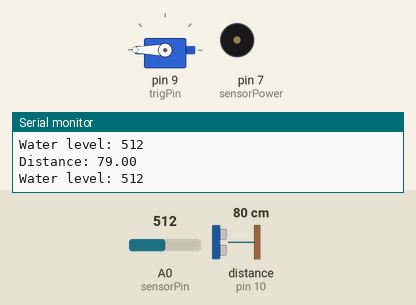
Simulated run of this sketch. Board: Arduino Uno, built with avr-gcc and run on an emulated ATmega328P. On the bench: servo, buzzer (waves = sounding), the last lines printed to the serial monitor. Inputs (shaded band) come from the test bench; at power-on: distance to the obstacle (sensor on pin 10) 80 cm, A0 (sensorPin) = 512. The echo pulse lasts 58.3 µs per cm.

Above: at 1.8 s.
1.9 s: distance to the obstacle (sensor on pin 10) set to 7 cm
3.4 s: distance to the obstacle (sensor on pin 10) set to 4 cm
7.6 s: A0 (sensorPin) set to 75
11.1 s: A0 (sensorPin) set to 64
At 13.9 s:
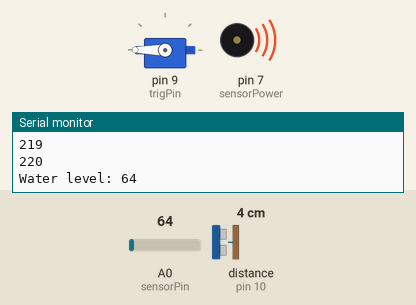
15.3 s: A0 (sensorPin) set to 80
At 17.3 s:
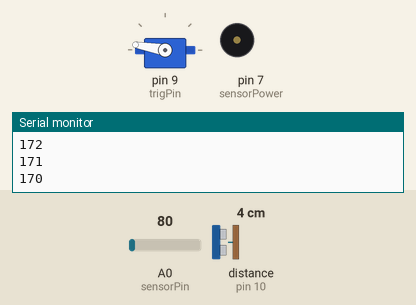
18.8 s: A0 (sensorPin) set to 60
At 21.1 s:
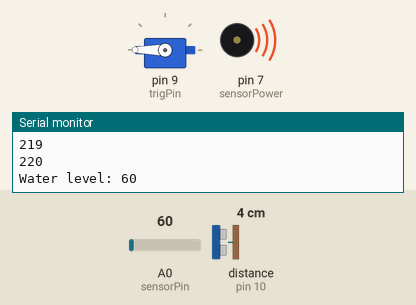
Timing chart, 0 to 23.8 s (numbered marks = the images above; inputs shaded):
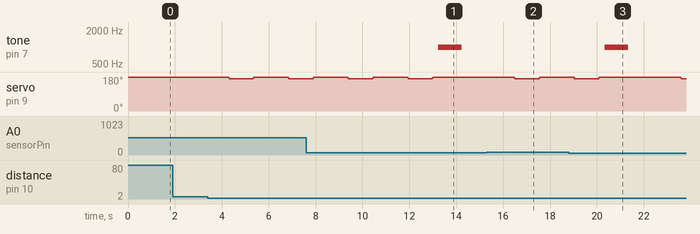

Measured:
- the behaviour switches between 70 and 69 on A0 (sensorPin) (found by bisection; images 0 and 1)
- after the input at 11.1 s, tone on pin 7 (sensorPower): silent → 1000 Hz after 2.1 s, → silent 1.0 s later; servo on pin 9 (trigPin): goes on until 13.0 s, then stays 180°
- after the input at 15.3 s, tone on pin 7 (sensorPower): stays silent (without the input it goes to 1000 Hz after 2.5 s)
- after the input at 18.8 s, tone on pin 7 (sensorPower): silent → 1000 Hz after 1.5 s, → silent 1.0 s later

The sketch:

aquarium.ino
```cpp
#define sensorPower 7
#define sensorPin A0
#define buzzer 7
#include<Servo.h>
Servo Myservo;
const int trigPin = 9;
const int echoPin = 10;

float duration, distance;

// Value for storing water level
int val = 0;

void setup() {
  pinMode(buzzer, OUTPUT);
    pinMode(trigPin, OUTPUT);
  pinMode(echoPin, INPUT);
  Serial.begin(9600);
  Myservo.attach(9);
  // Set D7 as an OUTPUT
  pinMode(sensorPower, OUTPUT);

  // Set to LOW so no power flows through the sensor
  digitalWrite(sensorPower, LOW);

  Serial.begin(9600);
}

void loop(){
  Myservo.write(220);
  //get the reading from the function below and print it
  int level = readSensor();
  int value=level;
  Serial.print("Water level: ");
  Serial.println(level);
  if (value<70){
tone(buzzer, 1000); // Send 1KHz sound signal...
  delay(1000);        // ...for 1 sec
  noTone(buzzer);     // Stop sound...
  delay(1000);        // ...for 1sec
  }
  delay(1000);
  distance=dist();
  Serial.print("Distance: ");
  Serial.println(distance);
  if (distance<5 ){
  for(int pos=220;pos>=170;pos--){
  Myservo.write(pos);
  Serial.println(pos);
  delay(5);
  }
  delay(1000);
  for(int pos=170;pos<=220;pos++){
  Myservo.write(pos);
  Serial.println(pos);
  delay(5);
  }

 // Myservo.write(300);
  }
}

//This is a function used to get the reading
int readSensor() {
  digitalWrite(sensorPower, HIGH);  // Turn the sensor ON
  delay(10);              // wait 10 milliseconds
  val = analogRead(sensorPin);    // Read the analog value form sensor
  digitalWrite(sensorPower, LOW);   // Turn the sensor OFF
  return val;             // send current reading
}


int dist()
{
  digitalWrite(trigPin, LOW);
  delayMicroseconds(2);
  digitalWrite(trigPin, HIGH);
  delayMicroseconds(10);
  digitalWrite(trigPin, LOW);
  duration = pulseIn(echoPin, HIGH);
  distance = (duration*.0343)/2;
  return distance;
}
/*
void loop() {
  distance=dist();
  Serial.print("Distance: ");
  Serial.println(distance);
  if(distance<5 ){
  for(int pos=0;pos<=45;pos++){
  Myservo.write(pos);
  delay(15);
  }
  delay(1000);
  for(int pos=45;pos>=0;pos--){
  Myservo.write(pos);
  delay(15);
  }
  }
  //delay(1000);
  delay(100);
}
*/
```
